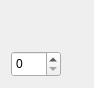
<?xml version="1.0" encoding="UTF-8"?>
<ui version="4.0">
 <class>ColorStop</class>
 <widget class="QWidget" name="ColorStop">
  <property name="geometry">
   <rect>
    <x>0</x>
    <y>0</y>
    <width>92</width>
    <height>86</height>
   </rect>
  </property>
  <property name="sizePolicy">
   <sizepolicy hsizetype="Minimum" vsizetype="Minimum">
    <horstretch>0</horstretch>
    <verstretch>0</verstretch>
   </sizepolicy>
  </property>
  <property name="minimumSize">
   <size>
    <width>0</width>
    <height>0</height>
   </size>
  </property>
  <property name="maximumSize">
   <size>
    <width>16777215</width>
    <height>16777215</height>
   </size>
  </property>
  <property name="windowTitle">
   <string>Form</string>
  </property>
  <layout class="QGridLayout" name="gridLayout_2">
   <item row="0" column="0">
    <layout class="QGridLayout" name="gridLayout">
     <property name="sizeConstraint">
      <enum>QLayout::SetMinimumSize</enum>
     </property>
     <item row="1" column="0">
      <widget class="QSpinBox" name="stop">
       <property name="sizePolicy">
        <sizepolicy hsizetype="Minimum" vsizetype="Minimum">
         <horstretch>0</horstretch>
         <verstretch>0</verstretch>
        </sizepolicy>
       </property>
       <property name="minimumSize">
        <size>
         <width>50</width>
         <height>26</height>
        </size>
       </property>
       <property name="maximumSize">
        <size>
         <width>50</width>
         <height>26</height>
        </size>
       </property>
       <property name="maximum">
        <number>100</number>
       </property>
      </widget>
     </item>
     <item row="0" column="0">
      <widget class="ColorPicker" name="color_picker" native="true">
       <property name="sizePolicy">
        <sizepolicy hsizetype="Fixed" vsizetype="Fixed">
         <horstretch>0</horstretch>
         <verstretch>0</verstretch>
        </sizepolicy>
       </property>
       <property name="minimumSize">
        <size>
         <width>50</width>
         <height>34</height>
        </size>
       </property>
       <property name="maximumSize">
        <size>
         <width>50</width>
         <height>34</height>
        </size>
       </property>
      </widget>
     </item>
     <item row="0" column="1">
      <widget class="QPushButton" name="remove_button">
       <property name="sizePolicy">
        <sizepolicy hsizetype="Fixed" vsizetype="Fixed">
         <horstretch>0</horstretch>
         <verstretch>0</verstretch>
        </sizepolicy>
       </property>
       <property name="minimumSize">
        <size>
         <width>16</width>
         <height>16</height>
        </size>
       </property>
       <property name="maximumSize">
        <size>
         <width>16</width>
         <height>16</height>
        </size>
       </property>
       <property name="text">
        <string/>
       </property>
       <property name="flat">
        <bool>true</bool>
       </property>
      </widget>
     </item>
    </layout>
   </item>
  </layout>
 </widget>
 <customwidgets>
  <customwidget>
   <class>ColorPicker</class>
   <extends>QWidget</extends>
   <header location="global">ColorPicker.h</header>
   <container>1</container>
  </customwidget>
 </customwidgets>
 <resources/>
 <connections/>
</ui>
